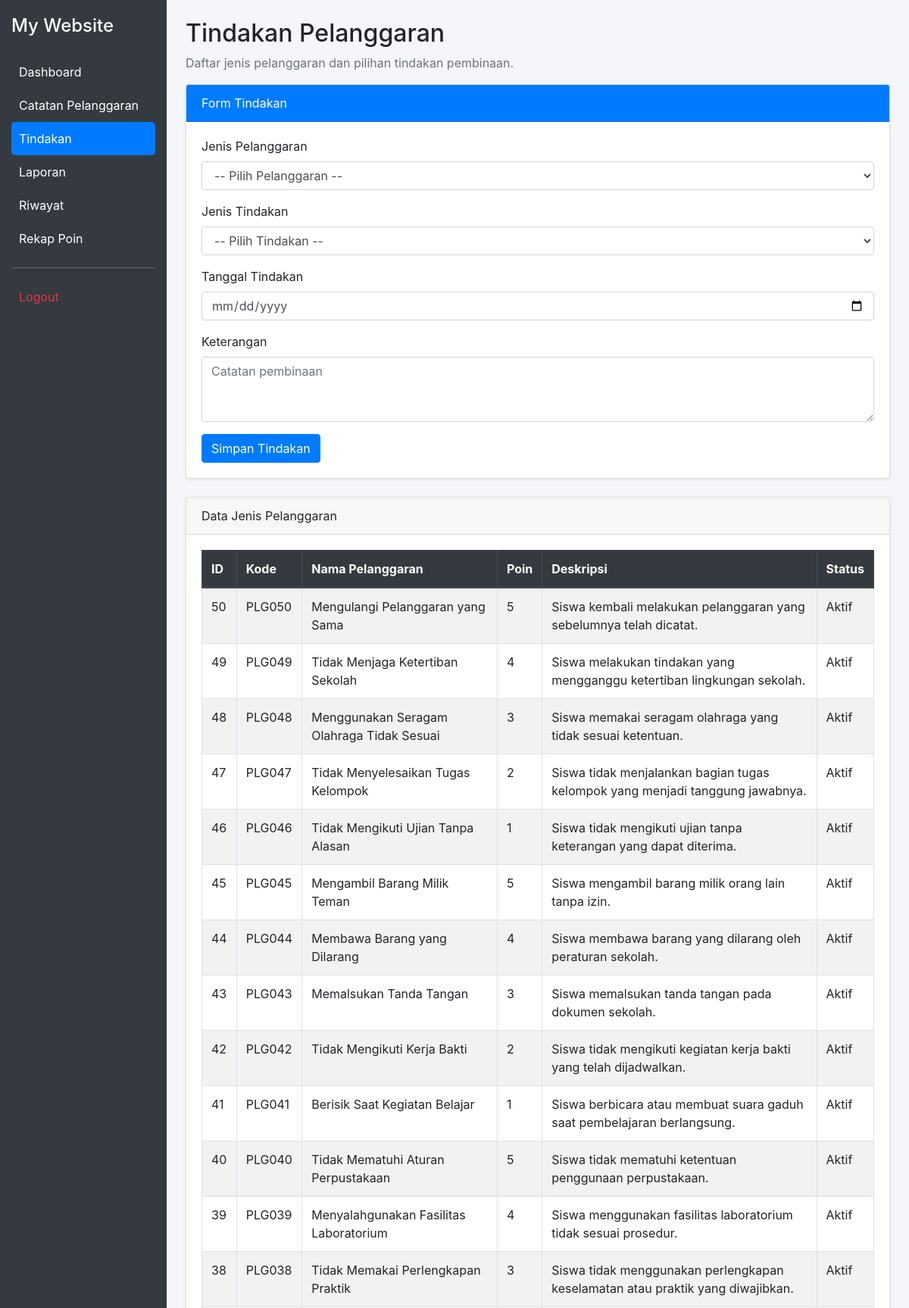
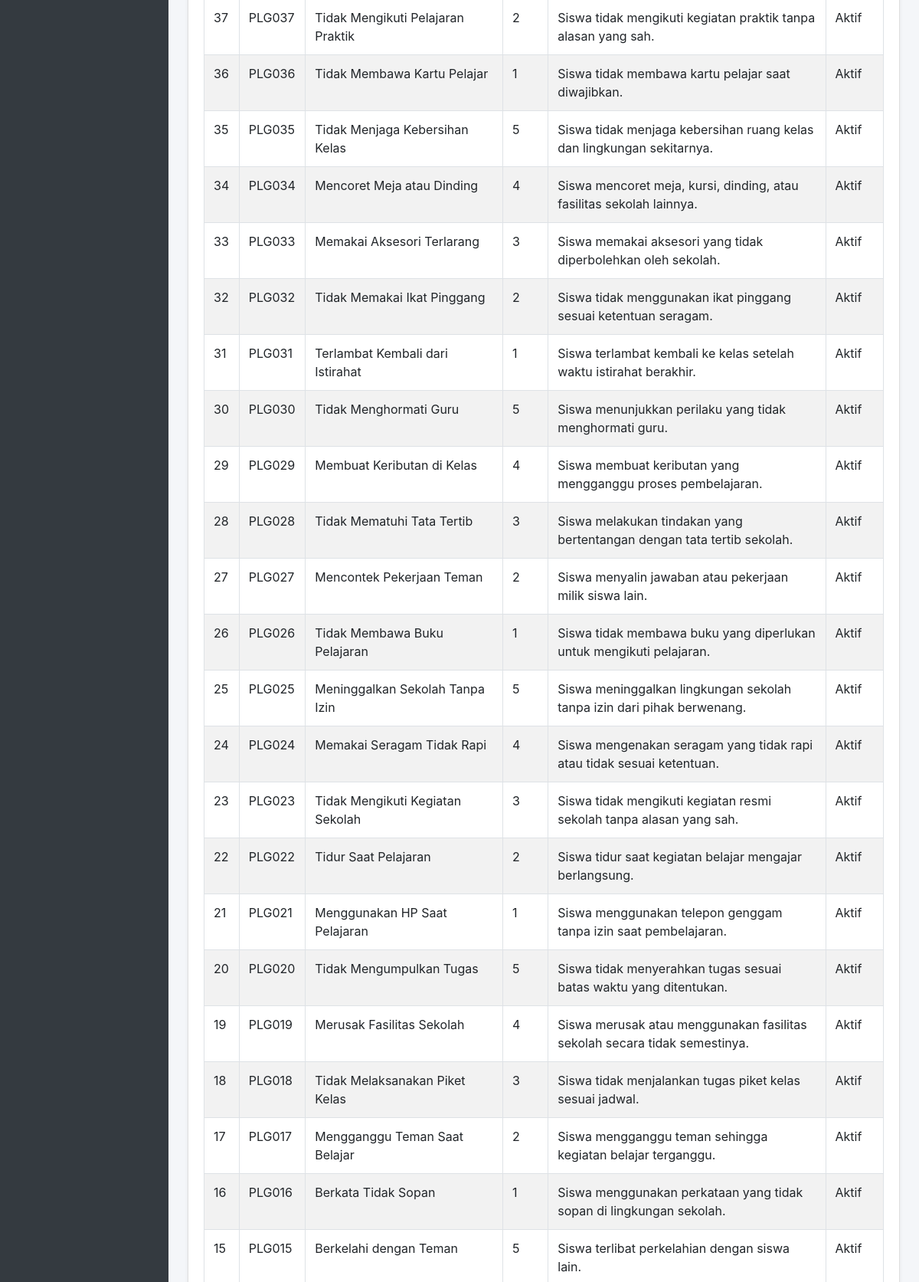
Page /tindakan.php (signed in, upper part) on the committed database (2 pictures, top to bottom).
### tables this page shows
CREATE TABLE `t_pelanggaran` (
  `id` int(11) NOT NULL,
  `pelanggaran_kategori_id` int(11) NOT NULL,
  `kode` varchar(30) NOT NULL,
  `nama` varchar(150) NOT NULL,
  `poin` int(11) NOT NULL,
  `deskripsi` text NOT NULL,
  `status_aktif` tinyint(1) NOT NULL,
  `created_at` timestamp NOT NULL DEFAULT current_timestamp(),
  `updated_at` timestamp NOT NULL DEFAULT current_timestamp()
);

### tindakan.php (the view, shortened to what this page needs)
<?php
include 'config/koneksi.php';
$sql = "SELECT * FROM t_pelanggaran ORDER BY id DESC";
$query = mysqli_query($koneksi, $sql);
?>
<!DOCTYPE html>
<html lang="id">
<head>
    <link rel="stylesheet"
          href="https://cdn.jsdelivr.net/npm/bootstrap@4.6.2/dist/css/bootstrap.min.css">
</head>
<body>
<div class="sidebar">
    <h4 class="text-white mb-4">My Website</h4>
    <a href="dashboard.php">Dashboard</a>
    <a href="catatan_pelanggaran.php">Catatan Pelanggaran</a>
    <a href="tindakan.php" class="active">Tindakan</a>
    <a href="laporan.php">Laporan</a>
    <a href="riwayat.php">Riwayat</a>
    <a href="rekap_point.php">Rekap Poin</a>
    <hr class="bg-secondary">
    <a href="login.php" class="text-danger">Logout</a>
</div>
<div class="konten">
    <h2>Tindakan Pelanggaran</h2>
    <p class="text-muted">
        Daftar jenis pelanggaran dan pilihan tindakan pembinaan.
    </p>
    <div class="card shadow-sm mb-4">
        <div class="card-header bg-primary text-white">
            Form Tindakan
        </div>
        <div class="card-body">
            <form action="proses_tindakan.php" method="POST">
                <div class="form-group">
                    <label>Jenis Pelanggaran</label>
                    <select name="pelanggaran_id" class="form-control" required>
                        <option value="">-- Pilih Pelanggaran --</option>
                    </select>
                </div>
                <div class="form-group">
                    <label>Jenis Tindakan</label>
                    <select name="jenis_tindakan" class="form-control" required>
                        <option value="">-- Pilih Tindakan --</option>
                    </select>
                </div>
                <div class="form-group">
                    <label>Tanggal Tindakan</label>
                    <input type="date" name="tanggal_tindakan"
                           class="form-control" required>
                </div>
                <div class="form-group">
                    <label>Keterangan</label>
                    <textarea name="keterangan" class="form-control"
                              rows="3" placeholder="Catatan pembinaan"></textarea>
                </div>
                <button type="submit" class="btn btn-primary">
                    Simpan Tindakan
                </button>
            </form>
        </div>
    </div>
    <div class="card shadow-sm">
        <div class="card-header">Data Jenis Pelanggaran</div>
        <div class="card-body table-responsive">
            <table class="table table-bordered table-striped">
                <thead class="thead-dark">
                    <tr>
                        <th>ID</th>
                        <th>Kode</th>
                        <th>Nama Pelanggaran</th>
                        <th>Poin</th>
                        <th>Deskripsi</th>
                        <th>Status</th>
                    </tr>
                </thead>
                <tbody>
                    <?php
                    mysqli_data_seek($query, 0);
                    if (mysqli_num_rows($query) > 0):
                        while ($row = mysqli_fetch_assoc($query)):
                    ?>
                    <tr>
                        <td><?= (int)$row['id']; ?></td>
                        <td><?= htmlspecialchars($row['kode'] ?? '-'); ?></td>
                        <td><?= htmlspecialchars($row['nama'] ?? '-'); ?></td>
                        <td><?= (int)$row['poin']; ?></td>
                        <td><?= htmlspecialchars($row['deskripsi'] ?? '-'); ?></td>
                        <td>
                            <?= !empty($row['status_aktif']) ? 'Aktif' : 'Tidak Aktif'; ?>
                        </td>
                    </tr>
                    <?php
                        endwhile;
                    endif; ?>
                </tbody>
            </table>
        </div>
    </div>
</div>
</body>
</html>

### tindakan.php (style rules this page uses)
body { background: #f4f6f9; }
.sidebar { position: fixed; top: 0; bottom: 0; left: 0; width: 220px; background: #343a40; padding: 20px 15px; overflow-y: auto; }
.sidebar a { display: block; color: white; padding: 10px; border-radius: 5px; text-decoration: none; }
.sidebar a:hover, .sidebar a.active { background: #007bff; }
.konten { margin-left: 220px; padding: 25px; }

### rows in the picture
t_pelanggaran: id "50", kode "PLG050", nama "Mengulangi Pelanggaran yang Sama", poin "5", deskripsi "Siswa kembali melakukan pelanggaran yang sebelumnya telah dicatat.", status_aktif "Aktif"
t_pelanggaran: id "49", kode "PLG049", nama "Tidak Menjaga Ketertiban Sekolah", poin "4", deskripsi "Siswa melakukan tindakan yang mengganggu ketertiban lingkungan sekolah.", status_aktif "Aktif"
t_pelanggaran: id "48", kode "PLG048", nama "Menggunakan Seragam Olahraga Tidak Sesuai", poin "3", deskripsi "Siswa memakai seragam olahraga yang tidak sesuai ketentuan.", status_aktif "Aktif"
t_pelanggaran: id "47", kode "PLG047", nama "Tidak Menyelesaikan Tugas Kelompok", poin "2", deskripsi "Siswa tidak menjalankan bagian tugas kelompok yang menjadi tanggung jawabnya.", status_aktif "Aktif"
t_pelanggaran: id "46", kode "PLG046", nama "Tidak Mengikuti Ujian Tanpa Alasan", poin "1", deskripsi "Siswa tidak mengikuti ujian tanpa keterangan yang dapat diterima.", status_aktif "Aktif"
t_pelanggaran: id "45", kode "PLG045", nama "Mengambil Barang Milik Teman", poin "5", deskripsi "Siswa mengambil barang milik orang lain tanpa izin.", status_aktif "Aktif"
t_pelanggaran: id "44", kode "PLG044", nama "Membawa Barang yang Dilarang", poin "4", deskripsi "Siswa membawa barang yang dilarang oleh peraturan sekolah.", status_aktif "Aktif"
t_pelanggaran: id "43", kode "PLG043", nama "Memalsukan Tanda Tangan", poin "3", deskripsi "Siswa memalsukan tanda tangan pada dokumen sekolah.", status_aktif "Aktif"
t_pelanggaran: id "42", kode "PLG042", nama "Tidak Mengikuti Kerja Bakti", poin "2", deskripsi "Siswa tidak mengikuti kegiatan kerja bakti yang telah dijadwalkan.", status_aktif "Aktif"
t_pelanggaran: id "41", kode "PLG041", nama "Berisik Saat Kegiatan Belajar", poin "1", deskripsi "Siswa berbicara atau membuat suara gaduh saat pembelajaran berlangsung.", status_aktif "Aktif"
t_pelanggaran: id "40", kode "PLG040", nama "Tidak Mematuhi Aturan Perpustakaan", poin "5", deskripsi "Siswa tidak mematuhi ketentuan penggunaan perpustakaan.", status_aktif "Aktif"
t_pelanggaran: id "39", kode "PLG039", nama "Menyalahgunakan Fasilitas Laboratorium", poin "4", deskripsi "Siswa menggunakan fasilitas laboratorium tidak sesuai prosedur.", status_aktif "Aktif"
t_pelanggaran: id "38", kode "PLG038", nama "Tidak Memakai Perlengkapan Praktik", poin "3", deskripsi "Siswa tidak menggunakan perlengkapan keselamatan atau praktik yang diwajibkan.", status_aktif "Aktif"
t_pelanggaran: id "37", kode "PLG037", nama "Tidak Mengikuti Pelajaran Praktik", poin "2", deskripsi "Siswa tidak mengikuti kegiatan praktik tanpa alasan yang sah.", status_aktif "Aktif"
t_pelanggaran: id "36", kode "PLG036", nama "Tidak Membawa Kartu Pelajar", poin "1", deskripsi "Siswa tidak membawa kartu pelajar saat diwajibkan.", status_aktif "Aktif"
t_pelanggaran: id "35", kode "PLG035", nama "Tidak Menjaga Kebersihan Kelas", poin "5", deskripsi "Siswa tidak menjaga kebersihan ruang kelas dan lingkungan sekitarnya.", status_aktif "Aktif"
t_pelanggaran: id "34", kode "PLG034", nama "Mencoret Meja atau Dinding", poin "4", deskripsi "Siswa mencoret meja, kursi, dinding, atau fasilitas sekolah lainnya.", status_aktif "Aktif"
t_pelanggaran: id "33", kode "PLG033", nama "Memakai Aksesori Terlarang", poin "3", deskripsi "Siswa memakai aksesori yang tidak diperbolehkan oleh sekolah.", status_aktif "Aktif"
t_pelanggaran: id "32", kode "PLG032", nama "Tidak Memakai Ikat Pinggang", poin "2", deskripsi "Siswa tidak menggunakan ikat pinggang sesuai ketentuan seragam.", status_aktif "Aktif"
t_pelanggaran: id "31", kode "PLG031", nama "Terlambat Kembali dari Istirahat", poin "1", deskripsi "Siswa terlambat kembali ke kelas setelah waktu istirahat berakhir.", status_aktif "Aktif"
t_pelanggaran: id "30", kode "PLG030", nama "Tidak Menghormati Guru", poin "5", deskripsi "Siswa menunjukkan perilaku yang tidak menghormati guru.", status_aktif "Aktif"
t_pelanggaran: id "29", kode "PLG029", nama "Membuat Keributan di Kelas", poin "4", deskripsi "Siswa membuat keributan yang mengganggu proses pembelajaran.", status_aktif "Aktif"
t_pelanggaran: id "28", kode "PLG028", nama "Tidak Mematuhi Tata Tertib", poin "3", deskripsi "Siswa melakukan tindakan yang bertentangan dengan tata tertib sekolah.", status_aktif "Aktif"
t_pelanggaran: id "27", kode "PLG027", nama "Mencontek Pekerjaan Teman", poin "2", deskripsi "Siswa menyalin jawaban atau pekerjaan milik siswa lain.", status_aktif "Aktif"
t_pelanggaran: id "26", kode "PLG026", nama "Tidak Membawa Buku Pelajaran", poin "1", deskripsi "Siswa tidak membawa buku yang diperlukan untuk mengikuti pelajaran.", status_aktif "Aktif"
t_pelanggaran: id "25", kode "PLG025", nama "Meninggalkan Sekolah Tanpa Izin", poin "5", deskripsi "Siswa meninggalkan lingkungan sekolah tanpa izin dari pihak berwenang.", status_aktif "Aktif"
t_pelanggaran: id "24", kode "PLG024", nama "Memakai Seragam Tidak Rapi", poin "4", deskripsi "Siswa mengenakan seragam yang tidak rapi atau tidak sesuai ketentuan.", status_aktif "Aktif"
t_pelanggaran: id "23", kode "PLG023", nama "Tidak Mengikuti Kegiatan Sekolah", poin "3", deskripsi "Siswa tidak mengikuti kegiatan resmi sekolah tanpa alasan yang sah.", status_aktif "Aktif"
t_pelanggaran: id "22", kode "PLG022", nama "Tidur Saat Pelajaran", poin "2", deskripsi "Siswa tidur saat kegiatan belajar mengajar berlangsung.", status_aktif "Aktif"
t_pelanggaran: id "21", kode "PLG021", nama "Menggunakan HP Saat Pelajaran", poin "1", deskripsi "Siswa menggunakan telepon genggam tanpa izin saat pembelajaran.", status_aktif "Aktif"
t_pelanggaran: id "20", kode "PLG020", nama "Tidak Mengumpulkan Tugas", poin "5", deskripsi "Siswa tidak menyerahkan tugas sesuai batas waktu yang ditentukan.", status_aktif "Aktif"
t_pelanggaran: id "19", kode "PLG019", nama "Merusak Fasilitas Sekolah", poin "4", deskripsi "Siswa merusak atau menggunakan fasilitas sekolah secara tidak semestinya.", status_aktif "Aktif"
t_pelanggaran: id "18", kode "PLG018", nama "Tidak Melaksanakan Piket Kelas", poin "3", deskripsi "Siswa tidak menjalankan tugas piket kelas sesuai jadwal.", status_aktif "Aktif"
t_pelanggaran: id "17", kode "PLG017", nama "Mengganggu Teman Saat Belajar", poin "2", deskripsi "Siswa mengganggu teman sehingga kegiatan belajar terganggu.", status_aktif "Aktif"
t_pelanggaran: id "16", kode "PLG016", nama "Berkata Tidak Sopan", poin "1", deskripsi "Siswa menggunakan perkataan yang tidak sopan di lingkungan sekolah.", status_aktif "Aktif"
t_pelanggaran: id "15", kode "PLG015", nama "Berkelahi dengan Teman", poin "5", deskripsi "Siswa terlibat perkelahian dengan siswa lain.", status_aktif "Aktif"
